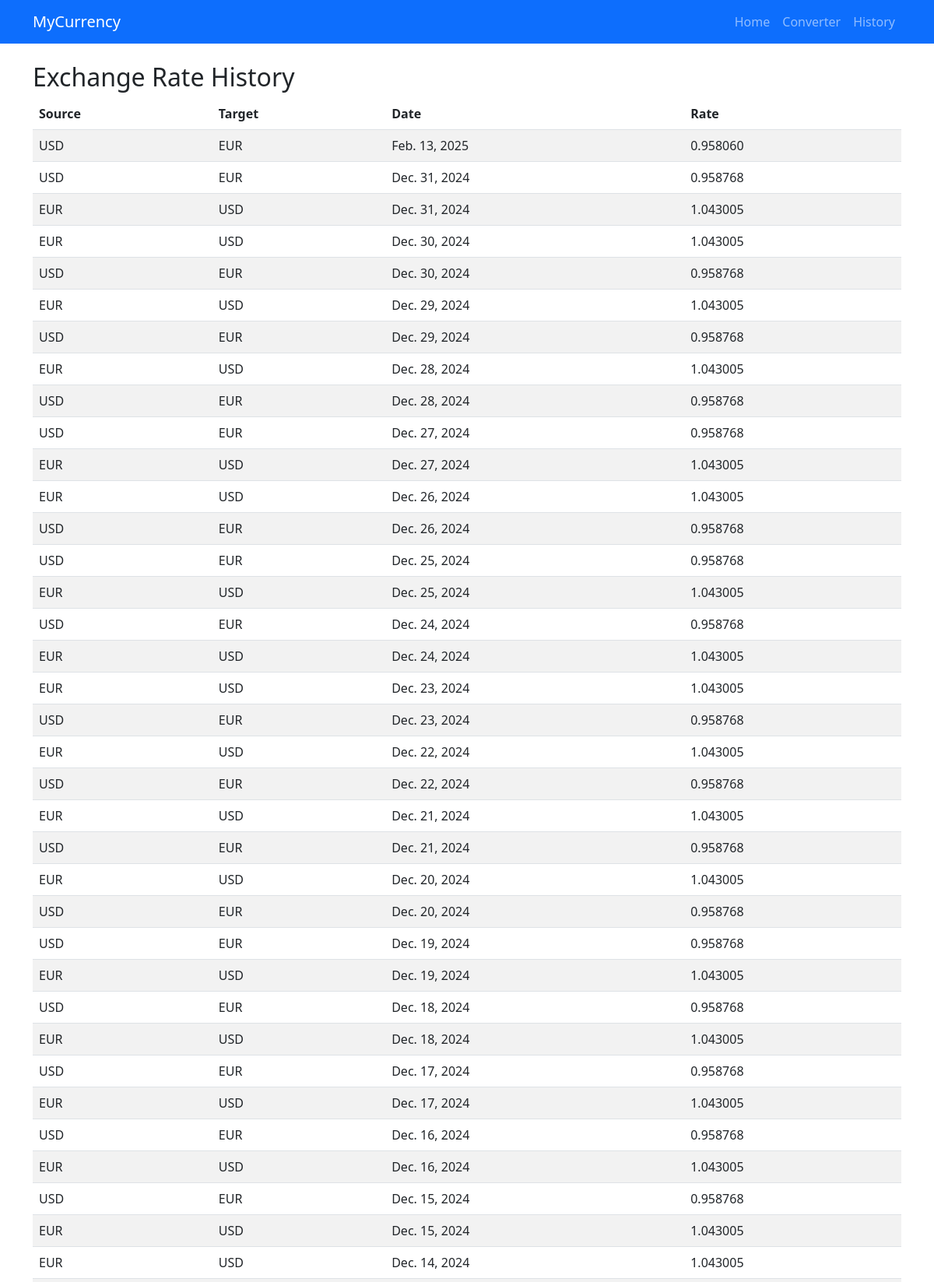
The page /history/ (upper part) on the database its author committed.
### currency/models.py (models this page shows, shortened)
class CurrencyExchangeRate(models.Model):
    source_currency = models.ForeignKey(
        Currency, related_name="exchange", on_delete=models.CASCADE
    )
    exchanged_currency = models.ForeignKey(Currency, on_delete=models.CASCADE)
    valuation_date = models.DateField(db_index=True)
    rate_value = models.DecimalField(max_digits=18, decimal_places=6, db_index=True)

class Currency(models.Model):
    code = models.CharField(max_length=3, unique=True)
    name = models.CharField(max_length=20, db_index=True)
    symbol = models.CharField(max_length=10)
    def __str__(self):
        return self.code

### currency/views.py (the view)
# urls.py: path('history/', exchange_history, name='exchange_history'),
def exchange_history(request):
    history = CurrencyExchangeRate.objects.all().order_by('-valuation_date')
    return render(request, 'history.html', {'history': history})

### templates/history.html (shortened to what this page needs)
{% extends "base.html" %}
{% block content %}
<h2>Exchange Rate History</h2>
<table class="table table-striped">
    <thead>
        <tr>
            <th>Source</th>
            <th>Target</th>
            <th>Date</th>
            <th>Rate</th>
        </tr>
    </thead>
    <tbody>
        {% for rate in history %}
        <tr>
            <td>{{ rate.source_currency }}</td>
            <td>{{ rate.exchanged_currency }}</td>
            <td>{{ rate.valuation_date }}</td>
            <td>{{ rate.rate_value }}</td>
        </tr>
        {% endfor %}
    </tbody>
</table>
{% endblock %}

### rows shown on the page
CurrencyExchangeRate: source_currency "USD", exchanged_currency "EUR", valuation_date "Feb. 13, 2025", rate_value "0.958060"
CurrencyExchangeRate: source_currency "USD", exchanged_currency "EUR", valuation_date "Dec. 31, 2024", rate_value "0.958768"
CurrencyExchangeRate: source_currency "EUR", exchanged_currency "USD", valuation_date "Dec. 31, 2024", rate_value "1.043005"
CurrencyExchangeRate: source_currency "EUR", exchanged_currency "USD", valuation_date "Dec. 30, 2024", rate_value "1.043005"
CurrencyExchangeRate: source_currency "USD", exchanged_currency "EUR", valuation_date "Dec. 30, 2024", rate_value "0.958768"
CurrencyExchangeRate: source_currency "EUR", exchanged_currency "USD", valuation_date "Dec. 29, 2024", rate_value "1.043005"
CurrencyExchangeRate: source_currency "USD", exchanged_currency "EUR", valuation_date "Dec. 29, 2024", rate_value "0.958768"
CurrencyExchangeRate: source_currency "EUR", exchanged_currency "USD", valuation_date "Dec. 28, 2024", rate_value "1.043005"
CurrencyExchangeRate: source_currency "USD", exchanged_currency "EUR", valuation_date "Dec. 28, 2024", rate_value "0.958768"
CurrencyExchangeRate: source_currency "USD", exchanged_currency "EUR", valuation_date "Dec. 27, 2024", rate_value "0.958768"
CurrencyExchangeRate: source_currency "EUR", exchanged_currency "USD", valuation_date "Dec. 27, 2024", rate_value "1.043005"
CurrencyExchangeRate: source_currency "EUR", exchanged_currency "USD", valuation_date "Dec. 26, 2024", rate_value "1.043005"
CurrencyExchangeRate: source_currency "USD", exchanged_currency "EUR", valuation_date "Dec. 26, 2024", rate_value "0.958768"
CurrencyExchangeRate: source_currency "USD", exchanged_currency "EUR", valuation_date "Dec. 25, 2024", rate_value "0.958768"
CurrencyExchangeRate: source_currency "EUR", exchanged_currency "USD", valuation_date "Dec. 25, 2024", rate_value "1.043005"
CurrencyExchangeRate: source_currency "USD", exchanged_currency "EUR", valuation_date "Dec. 24, 2024", rate_value "0.958768"
CurrencyExchangeRate: source_currency "EUR", exchanged_currency "USD", valuation_date "Dec. 24, 2024", rate_value "1.043005"
CurrencyExchangeRate: source_currency "EUR", exchanged_currency "USD", valuation_date "Dec. 23, 2024", rate_value "1.043005"
CurrencyExchangeRate: source_currency "USD", exchanged_currency "EUR", valuation_date "Dec. 23, 2024", rate_value "0.958768"
CurrencyExchangeRate: source_currency "EUR", exchanged_currency "USD", valuation_date "Dec. 22, 2024", rate_value "1.043005"
CurrencyExchangeRate: source_currency "USD", exchanged_currency "EUR", valuation_date "Dec. 22, 2024", rate_value "0.958768"
CurrencyExchangeRate: source_currency "EUR", exchanged_currency "USD", valuation_date "Dec. 21, 2024", rate_value "1.043005"
CurrencyExchangeRate: source_currency "USD", exchanged_currency "EUR", valuation_date "Dec. 21, 2024", rate_value "0.958768"
CurrencyExchangeRate: source_currency "EUR", exchanged_currency "USD", valuation_date "Dec. 20, 2024", rate_value "1.043005"
CurrencyExchangeRate: source_currency "USD", exchanged_currency "EUR", valuation_date "Dec. 20, 2024", rate_value "0.958768"
CurrencyExchangeRate: source_currency "USD", exchanged_currency "EUR", valuation_date "Dec. 19, 2024", rate_value "0.958768"
CurrencyExchangeRate: source_currency "EUR", exchanged_currency "USD", valuation_date "Dec. 19, 2024", rate_value "1.043005"
CurrencyExchangeRate: source_currency "USD", exchanged_currency "EUR", valuation_date "Dec. 18, 2024", rate_value "0.958768"
CurrencyExchangeRate: source_currency "EUR", exchanged_currency "USD", valuation_date "Dec. 18, 2024", rate_value "1.043005"
CurrencyExchangeRate: source_currency "USD", exchanged_currency "EUR", valuation_date "Dec. 17, 2024", rate_value "0.958768"
CurrencyExchangeRate: source_currency "EUR", exchanged_currency "USD", valuation_date "Dec. 17, 2024", rate_value "1.043005"
CurrencyExchangeRate: source_currency "USD", exchanged_currency "EUR", valuation_date "Dec. 16, 2024", rate_value "0.958768"
CurrencyExchangeRate: source_currency "EUR", exchanged_currency "USD", valuation_date "Dec. 16, 2024", rate_value "1.043005"
CurrencyExchangeRate: source_currency "USD", exchanged_currency "EUR", valuation_date "Dec. 15, 2024", rate_value "0.958768"
CurrencyExchangeRate: source_currency "EUR", exchanged_currency "USD", valuation_date "Dec. 15, 2024", rate_value "1.043005"
CurrencyExchangeRate: source_currency "EUR", exchanged_currency "USD", valuation_date "Dec. 14, 2024", rate_value "1.043005"
